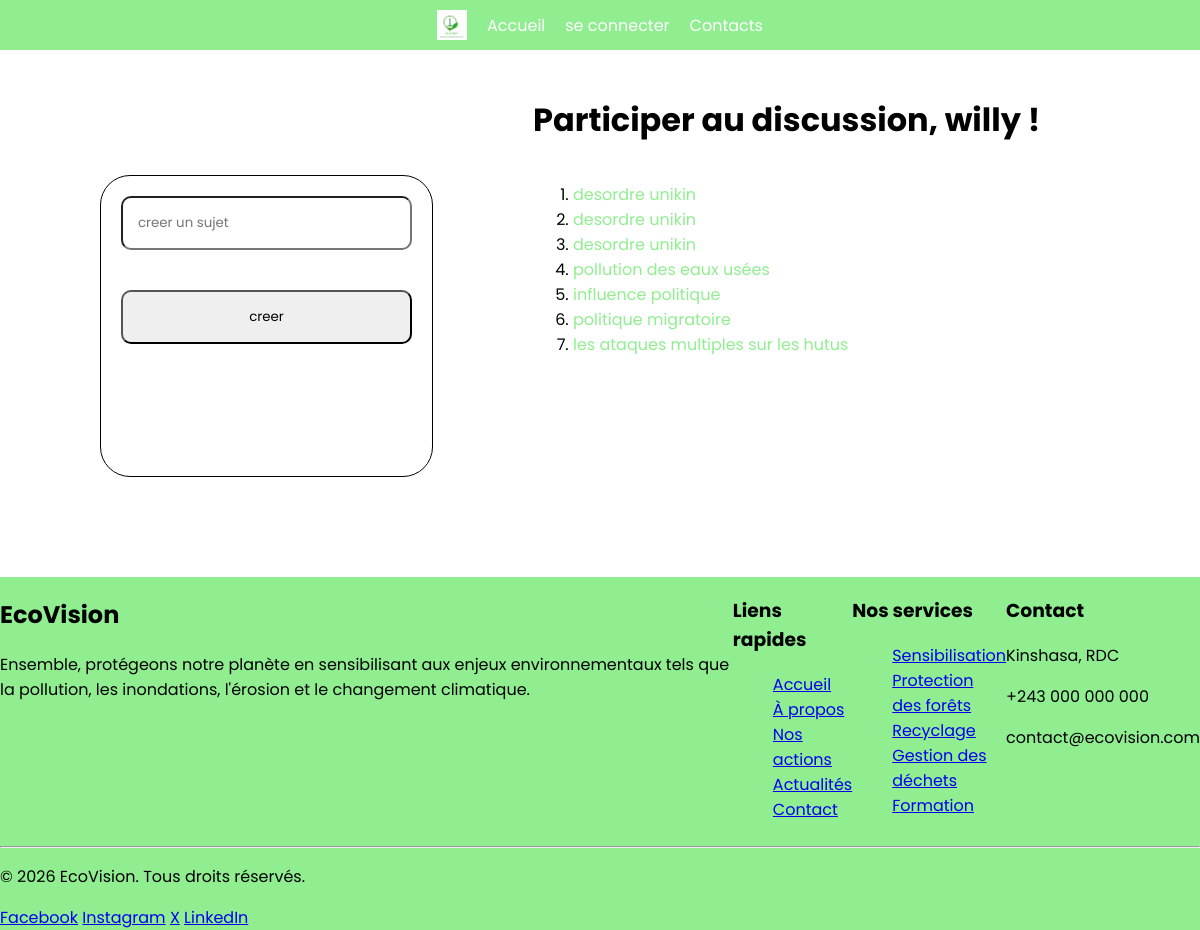
The page /forum/ (signed in) on the database its author committed.
### user/models.py (models this page shows)
class User(AbstractUser):
    numero = models.CharField(max_length=255, blank=True, null=True)

### forum/models.py (models this page shows, shortened)
class Discussion(models.Model):
    sujet = models.CharField(max_length=255)

### forum/views.py (the view)
# urls.py: path('', views.create, name="creersujet"),
def create(request):
    if request.method == "POST":
       sujet = request.POST.get('sujet')
       Discussion.objects.create(sujet=sujet).save()
    context = {
        'Discussion':Discussion.objects.all()
    }
    return render(request, 'forum.html', context)

### templates/forum.html (shortened to what this page needs)
{% extends 'base.html' %}
{% load static %}
{% block content %}
    <div class="page">
        <div>
        <form action="{% url 'creersujet' %}" method="post" class="form">
            <input type="text" placeholder="creer un sujet" name="sujet">
            <input type="submit" value="creer">
        </form>
    </div>
    <div class="sujets">
        <h1>Participer au discussion, {{ user.username }} ! </h1>
        <ol type="1">
        {% for one in Discussion %}
            <li><a href="{% url 'repondre' one.pk %}" class="sujet"> {{ one.sujet }} </a></li>
        {% endfor %}
        </ol>
    </div>
    </div>
{% endblock %}

### static/style.css (style rules this page uses)
html { width: 100%; height: 100%; }
body { width: 100%; height: 100%; margin: 0; }
* { font-family: Poppins, sans-serif; font-family: 24px; }
.page { display: flex; }
.sujets { display: flex; flex-direction: column; }
.sujet { text-decoration: none; color: lightgreen; }

### rows shown on the page
User: username "willy"
Discussion: sujet "desordre unikin"
Discussion: sujet "desordre unikin"
Discussion: sujet "desordre unikin"
Discussion: sujet "pollution des eaux usées"
Discussion: sujet "influence politique"
Discussion: sujet "politique migratoire"
Discussion: sujet "les ataques multiples sur les hutus"
